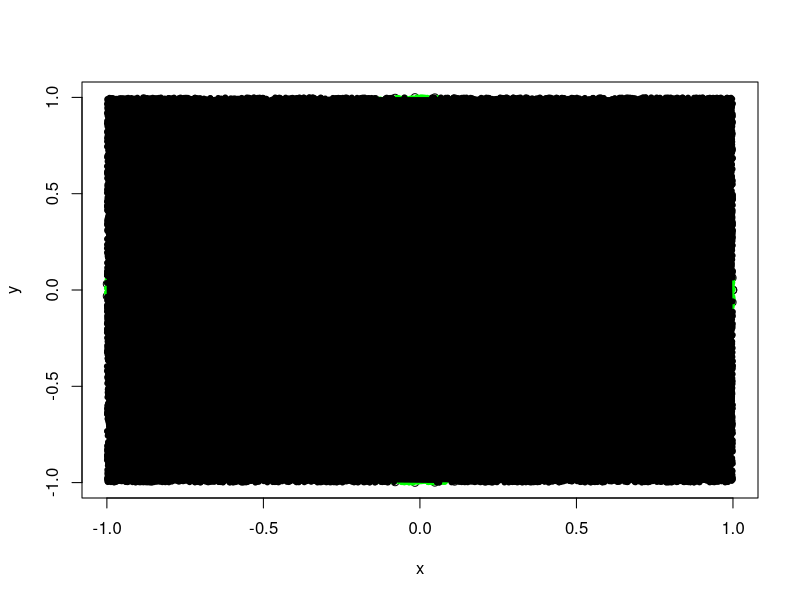

Recreate this plot in R.
#circle
data <- seq(0,2*pi,length.out = 100)
x<- cos(data)
y<- sin(data)
plot (x,y)
x <- seq(-1,1,length.out = 1000)

#throw n darts
n <- 100000
dx <- runif(n,-1,1)
dy <- runif(n,-1,1)
ix <- which(dx^2 + dy^2 <= 1 )
points(dx[ix], dy [ix], col='green', pch=20)
points(dx[-ix], dy [-ix], 'orange', pch=20)
4*length(ix)/n


# Jacob was here